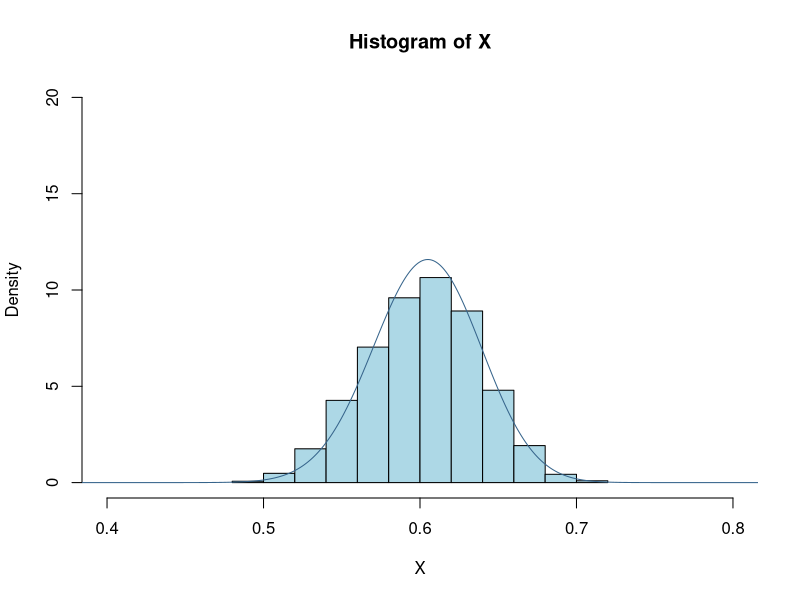
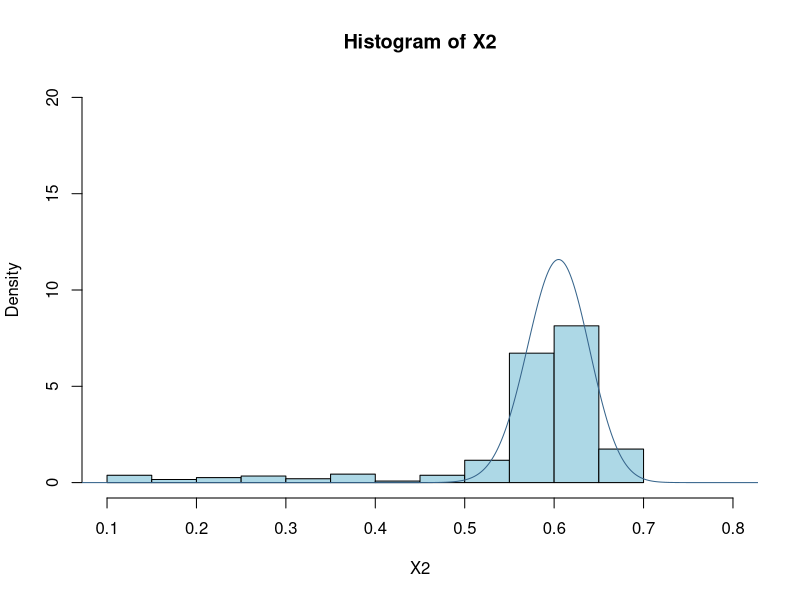
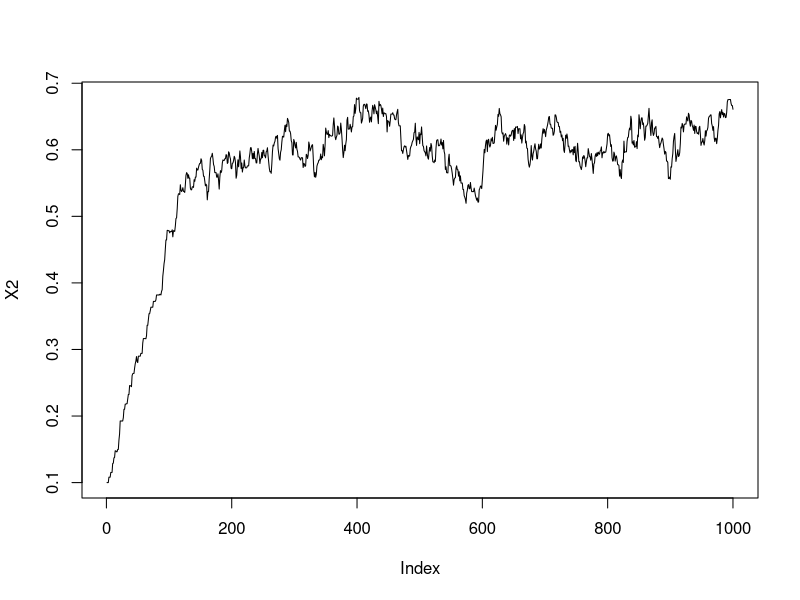
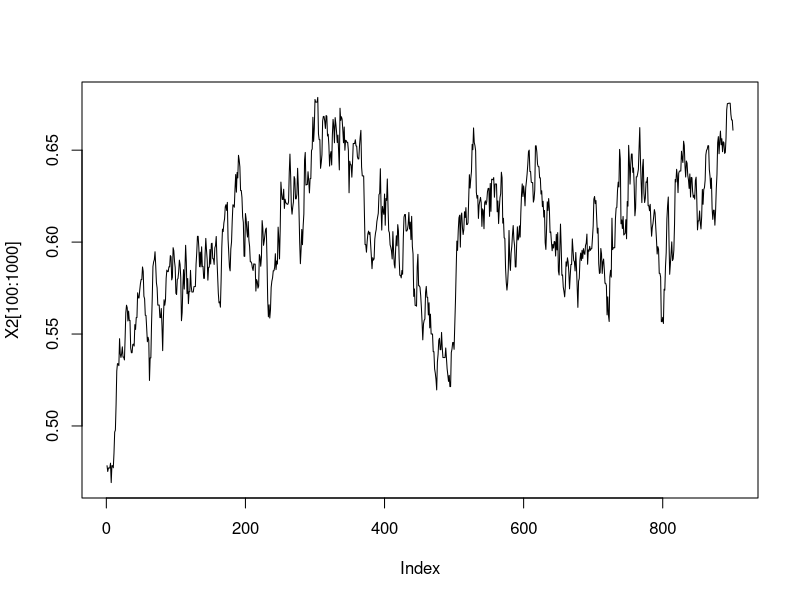
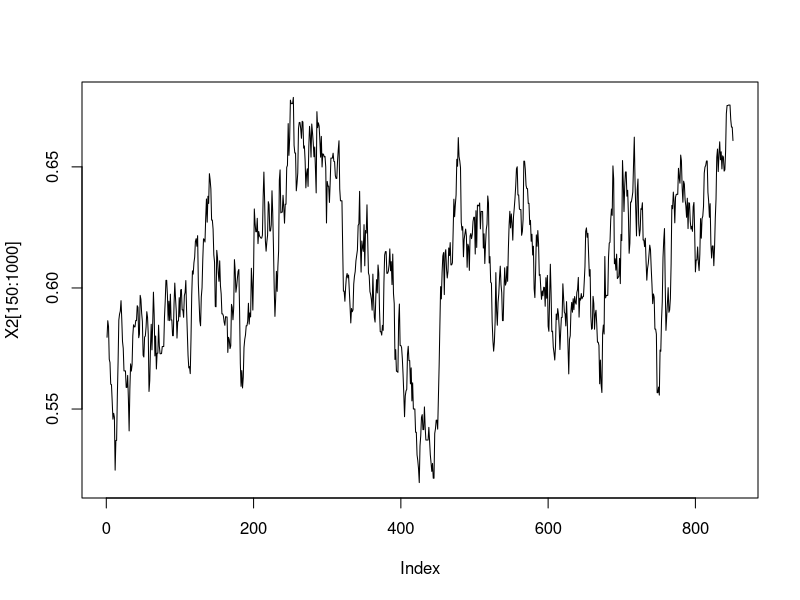

Source code (R) for these figures, in order:
# CETVRTI ZADATAK

# apriorna raspodela za p je U[0,1]
prior <- function(p)
{
  if((p<0)||(p>1))
  {
    return(0)
  }
  else
  {
    return(1)
  }
}

# funkcija verodostojnosti

likelihood <- function(p,nAA,nAa,naa)
{
  L <- p^(2*nAA)*(2*p*(1-p))^nAa*(1-p)^(2*naa)
  return(L)
}


MCMCsampler <- function(nAA,nAa,naa,iter,start_valute,prop_sd) 
{
  p <- rep(0,iter)
  p[1] <- start_valute # prva vrednost vektora ce biti unapred zadata vrednost start_valute,a ostale dobijamo prolazeci kroz petlju
  
  for(i in 2:iter)
  {
    trenutno_p <- p[i-1] # trenutna vrednost p
    novo_p <- trenutno_p + rnorm(1,0,prop_sd) # novu vrednost za p dobijamo dodavanjem suma iz N(0,prop_sd) raspodele
    q <-prior(novo_p)*likelihood(novo_p,nAA,nAa,naa)/(prior(trenutno_p)*likelihood(trenutno_p,nAA,nAa,naa)) # aposteriorna raspodela
    
    if (runif(1)<q)
    {
      p[i] <- novo_p
    }
    else
    {
      p[i] <-trenutno_p
    }
  }
  return(p)
}

# Sada cemo pokrenuti za nAA=50,nAa=21,naa=29, 10000 iteracija sa pocetnom vrednoscu 0.5 i sirinom raspodele predloga 0.01

X <- MCMCsampler(50,21,29,10000,0.5,0.01)
head(X,10)

# Aposteriorna raspodela za p je Beta raspodela B(122,80)

Y <- seq (0,1,length=1000) # segment [0,1] delimo na 1000 jednakih delova
hist(X, probability = T,xlim = c(0.4,0.8),col="lightblue",ylim=c(0,20))

lines(Y,dbeta(Y,122,80),col="steelblue4")

# Pokrenucemo algoritam za drugu pocetnu vrednost 0.1, i manji br iteracija 1000

X2 <- MCMCsampler(50,21,29,1000,0.1,0.01)
head(X2,10)
Y2 <- seq (0,1,length=1000) 
hist(X2, probability = T,xlim = c(0.1,0.8),col="lightblue",ylim=c(0,20))
lines(Y2,dbeta(Y2,122,80),col="steelblue4")


# crtamo grafik lanca(vremenske serije)

Y <- seq (0,1,length=1000) # segment [0,1] delimo na 1000 jednakih delova
plot(X2,type="l")

plot(X2[100:1000],type="l")
plot(X2[150:1000],type="l")

# sa grafika vidimo da se prvih 100-150 vrednosti moze odbaciti kao burn-in,



